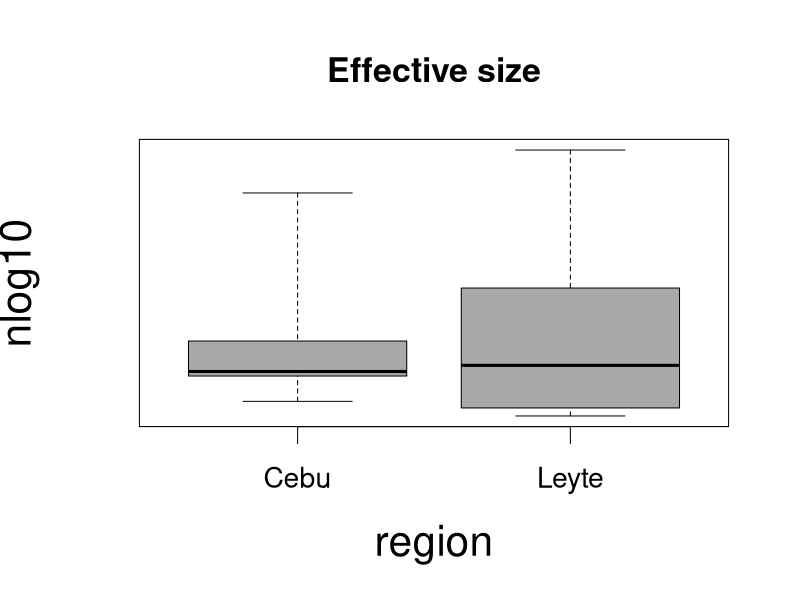

Here is the R script that generated this plot: (Note: this script raises an error after producing the figure.)
# plot data from APCL Ne Summary.xls
require(car)

# MNe2.0 for one-pop
a = c(87, 94, 267, 1008, 62, 63, 91, 90, 139, 125) # Cebu Ne from MNe2.0

b = c(1790, 286, 62, 95, 279, 52, 51, 106) # Leyte

x = data.frame(n = c(a,b), nlog10 = log10(c(a,b)),  region = c(rep("Cebu", length(a)), rep("Leyte", length(b))))

#quartz(width=3, height=3)
quartz(width=8, height=8)
#par(cex=.7, cex.lab = 1.4, cex.axis=0.95)
par(cex=1.7, cex.lab = 1.5, cex.axis=1)

boxplot(nlog10 ~ region, data=x, range=0, yaxt="n", main = "Effective size", col="dark grey")
power.axis(power=0, base=10, at = c(1,10,50, 100,250, 500, 1000), axis.title="Ne", side=2, cex=1.5*1.3)

# for ppt
par(omi = c(0,0.1,0,0))
boxplot(nlog10 ~ region, data=x, range=0, yaxt="n", main = "Effective size", col="dark grey", boxwex=0.7, staplewex=0.2, outwex=0.5, lwd=3, cex.axis=2, cex.main=2)
power.axis(power=0, base=10, at = c(1,10,50, 100,250, 500, 1000), axis.title="Ne", side=2, cex=2)

par(omi = c(0,0,0,0), mgp=c(4,1,0), mar=c(4,7,4,2))
boxplot(n ~ region, data=x, range=0, main = "Effective size", ylab="Ne", col="dark grey", boxwex=0.7, staplewex=0.2, outwex=0.5, lwd=3, cex.axis=2.3, cex.main=3.2, cex.lab=3.2, log="y")



t.test(n ~ region, data=x)

median(x$n)
mean(x$n)/25
sd(x$n)/length(x$n)/25